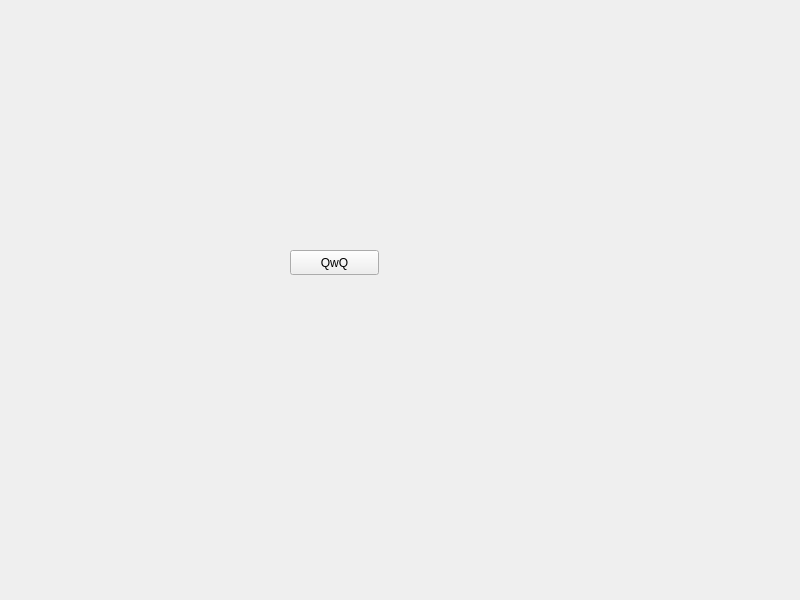
<?xml version="1.0" encoding="UTF-8"?>
<ui version="4.0">
 <class>Widget</class>
 <widget class="QWidget" name="Widget">
  <property name="geometry">
   <rect>
    <x>0</x>
    <y>0</y>
    <width>800</width>
    <height>600</height>
   </rect>
  </property>
  <property name="windowTitle">
   <string>Widget</string>
  </property>
  <widget class="QPushButton" name="pushButton">
   <property name="geometry">
    <rect>
     <x>290</x>
     <y>250</y>
     <width>89</width>
     <height>25</height>
    </rect>
   </property>
   <property name="text">
    <string>QwQ</string>
   </property>
  </widget>
 </widget>
 <resources/>
 <connections/>
</ui>
